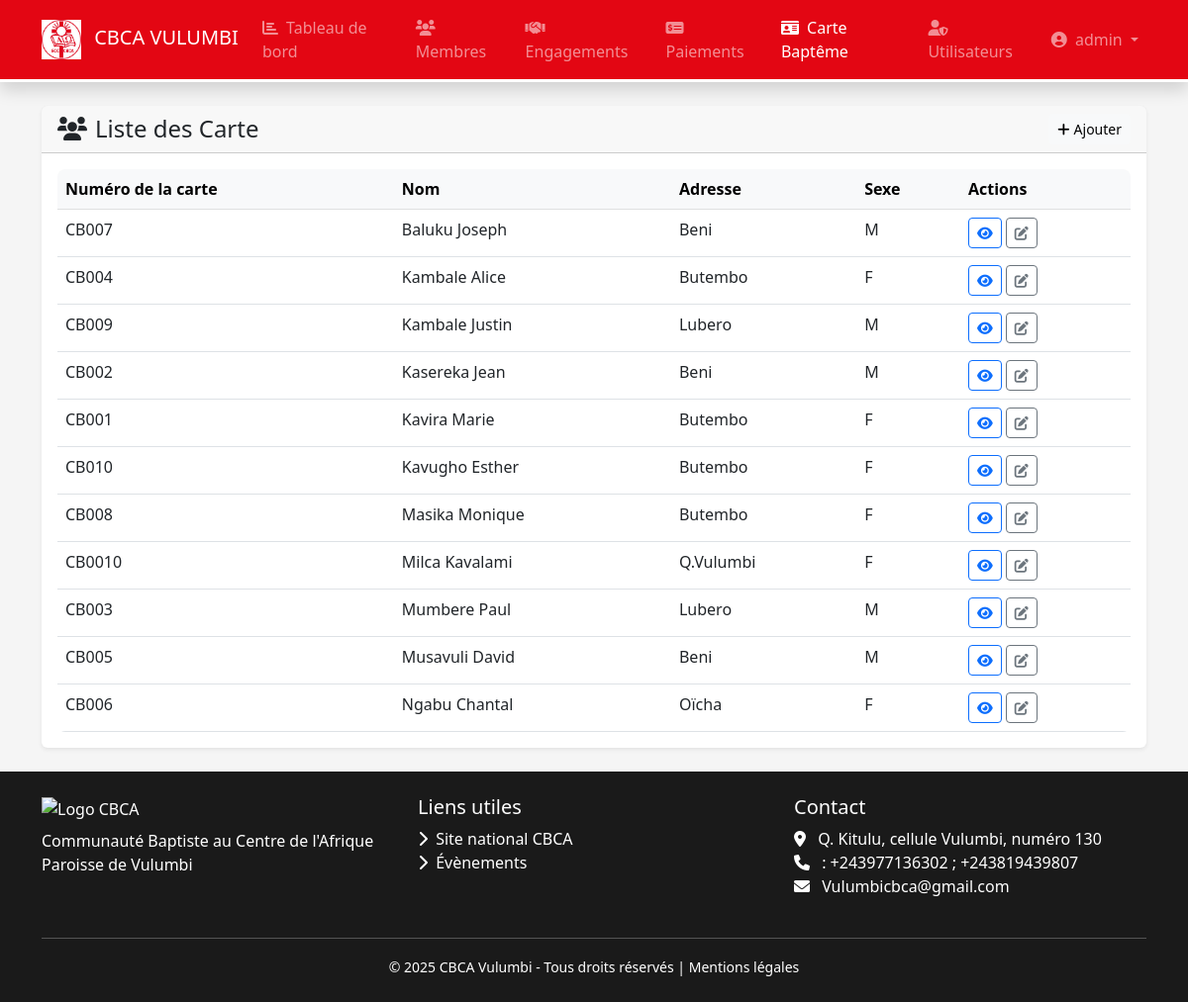
The app's page /carte (signed in) with its own data.
### models.py (models this page shows, shortened)
class User(db.Model, UserMixin):
    __tablename__ = 'users'
    id = db.Column(db.Integer, primary_key=True)
    username = db.Column(db.String(50), unique=True, nullable=False)
    password_hash = db.Column(db.String(128), nullable=False)
    role = db.Column(db.String(20), default='user')
    last_login = db.Column(db.DateTime)
    created_at = db.Column(db.DateTime, default=datetime.utcnow)

class CarteBapteme(db.Model):
    __tablename__='cartebapteme'
    id = db.Column(db.Integer, primary_key=True)
    numero = db.Column(db.String(100), nullable=False)
    nom = db.Column(db.String(100), nullable=False)
    adresse = db.Column(db.String(200))
    date_naissance = db.Column(db.Date)
    sexe = db.Column(db.String(1))
    photo = db.Column(db.String(100))
    created_at = db.Column(db.DateTime, default=datetime.utcnow)
    membre = db.relationship('Membre', backref='cartebapteme', lazy=True)

### app.py (the view)
@app.route('/carte')
@login_required
def liste_carte():
    from models import CarteBapteme
    search = request.args.get('search', '').strip()
    query = CarteBapteme.query
    if search:
        query = query.filter(CarteBapteme.nom.ilike(f'%{search}%'))
    cartes = query.order_by(CarteBapteme.nom).all()
    return render_template('carte/liste.html', title="Cartes de baptême", cartes=cartes, search=search)

### app.py (called while the page is built)
@login_manager.user_loader
def load_user(user_id):
    from models import User
    return User.query.get(int(user_id))

### templates/carte/liste.html (shortened to what this page needs)
{% extends "base.html" %}
{% block content %}
<div class="card shadow-sm border-0">
    <div class="card-header bg-cbca --text-color">
        <div class="d-flex justify-content-between align-items-center">
            <h4 class="mb-0"><i class="fas fa-users me-2"></i>Liste des Carte </h4>
            <a href="{{ url_for('ajouter_carte') }}" class="btn btn-light btn-sm">
                <i class="fas fa-plus me-1"></i>Ajouter
            </a>
        </div>
    </div>
    <div class="card-body">
        <div class="table-responsive">
            <table class="table table-hover">
                <thead class="table-light">
                    <tr>
                        <th>Numéro de la carte</th>
                        <th>Nom</th>
                        <th>Adresse</th>
                        <th>Sexe</th>
                        <th>Actions</th>
                    </tr>
                </thead>
                <tbody>
                    {% for carte in cartes %}
                    <tr>
                        <td>{{ carte.numero }}</td>
                        <td>{{ carte.nom }}</td>
                        <td>{{ carte.adresse or '-' }}</td>
                        <td>{{ carte.sexe}}</td>
                        <td>
                            <a href="#" class="btn btn-sm btn-outline-primary" data-bs-toggle="modal" data-bs-target="#modalDetail{{ carte.id }}">
                                <i class="fas fa-eye"></i>
                            </a>
                            <a href="#" class="btn btn-sm btn-outline-secondary" data-bs-toggle="modal" data-bs-target="#modalEdit{{ carte.id }}">
                                <i class="fas fa-edit"></i>
                            </a>
                        </td>
                    </tr>
                    {% endfor %}
                </tbody>
            </table>
        </div>
    </div>
</div>
{% endblock %}

### templates/base.html (shortened to what this page needs)
<!DOCTYPE html>
<html lang="fr">
<head>
    <link href="https://cdn.jsdelivr.net/npm/bootstrap@5.3.0/dist/css/bootstrap.min.css" rel="stylesheet">
    <link href="https://cdnjs.cloudflare.com/ajax/libs/font-awesome/6.0.0/css/all.min.css" rel="stylesheet">
    <link rel="stylesheet" href="{{ url_for('static', filename='css/style.css') }}">
</head>
<body>
<nav class="navbar navbar-expand-lg navbar-dark navbar-cbca shadow">
    <div class="container">
        <a class="navbar-brand" href="{% if current_user.is_authenticated and current_user.role == 'membre' %}{{ url_for('accueil_membre') }}{% else %}{{ url_for('accueil') }}{% endif %}">
            <img src="{{ url_for('static', filename='logo.JPG') }}" alt="Logo CBCA" height="40" class="me-2">
            <span class="d-none d-md-inline">CBCA VULUMBI</span>
        </a>
        <div class="collapse navbar-collapse" id="navbarContent">
            <ul class="navbar-nav me-auto">
                {% if current_user.is_authenticated and current_user.role == 'admin' %}
                    <li class="nav-item">
                        <a class="nav-link {% if request.endpoint == 'accueil' %}active{% endif %}" href="{{ url_for('accueil') }}">
                            <i class="fas fa-chart-bar me-1"></i> Tableau de bord
                        </a>
                    </li>
                    <li class="nav-item">
                        <a class="nav-link {% if request.endpoint and request.endpoint.startswith('liste_membres') %}active{% endif %}" href="{{ url_for('liste_membres') }}">
                            <i class="fas fa-users me-1"></i> Membres
                        </a>
                    </li>
                    <li class="nav-item">
                        <a class="nav-link {% if request.endpoint and request.endpoint.startswith('liste_engagements') %}active{% endif %}" href="{{ url_for('liste_engagements') }}">
                            <i class="fas fa-handshake me-1"></i> Engagements
                        </a>
                    </li>
                    <li class="nav-item">
                        <a class="nav-link {% if request.endpoint and request.endpoint.startswith('liste_paiements') %}active{% endif %}" href="{{ url_for('liste_paiements') }}">
                            <i class="fas fa-money-check-alt me-1"></i> Paiements
                        </a>
                    </li>
                    <li class="nav-item">
                        <a class="nav-link {% if request.endpoint and request.endpoint.startswith('liste_carte') %}active{% endif %}" href="{{ url_for('liste_carte') }}">
                            <i class="fas fa-id-card me-1"></i> Carte Baptême
                        </a>
                    </li>
                    <li class="nav-item">
                        <a class="nav-link {% if request.endpoint and request.endpoint.startswith('liste_utilisateurs') %}active{% endif %}" href="{{ url_for('liste_utilisateurs') }}">
                            <i class="fas fa-user-shield me-1"></i> Utilisateurs
                        </a>
                    </li>
                {% endif %}
            </ul>
            <ul class="navbar-nav">
                {% if current_user.is_authenticated %}
                <li class="nav-item dropdown">
                    <a class="nav-link dropdown-toggle" href="#" id="userDropdown" data-bs-toggle="dropdown">
                        <i class="fas fa-user-circle me-1"></i> {{ current_user.username }}
                    </a>
                </li>
                {% else %}
                <li class="nav-item">
                    <a class="nav-link" href="{{ url_for('login') }}">
                        <i class="fas fa-sign-in-alt me-1"></i> Connexion
                    </a>
                </li>
                {% endif %}
            </ul>
        </div>
    </div>
</nav>
<main class="container my-4 flex-grow-1">
    {% block content %}{% endblock %}
</main>
<footer class="py-4 text-white">
    <div class="container">
        <div class="row">
            <div class="col-md-4 mb-3">
                <img src="{{ url_for('static', filename='images/logo-cbca-white.png') }}" alt="Logo CBCA" height="50">
                <p class="mt-2 mb-0">Communauté Baptiste au Centre de l'Afrique<br>Paroisse de Vulumbi</p>
            </div>
            <div class="col-md-4 mb-3">
                <h5>Liens utiles</h5>
                <ul class="list-unstyled">
                    <li><a href="#" class="text-white text-decoration-none"><i class="fas fa-chevron-right me-1"></i> Site national CBCA</a></li>
                    <li><a href="https://www.bing.com/ck/a?!&&p=1d14503afc3ae7288a9dafbea88a6fae0a4e4fc865662607309451a5b9782316JmltdHM9MTc1NTU2MTYwMA&ptn=3&ver=2&hsh=4&fclid=2bdc9d18-43a1-656a-25f7-8b0b47a163b1&psq=CBCA&u=a1aHR0cHM6Ly93d3cub2lrb3VtZW5lLm9yZy9mci9tZW1iZXItY2h1cmNoZXMvY29tbXVuaXR5LW9mLWJhcHRpc3QtY2h1cmNoZXMtaW4tY2VudHJhbC1hZnJpY2EjOn46dGV4dD1UaGUlMjBDb21tdW5pdHklMjBvZiUyMEJhcHRpc3QlMjBDaHVyY2hlcyUyMGluJTIwQ2VudHJhbCUyMEFmcmljYSxvZiUyMENvbmdvLiUyMFRoZSUyMGNodXJjaCUyMGJlY2FtZSUyMGluZGVwZW5kZW50JTIwaW4lMjAxOTY0Lg&ntb=1" class="text-white text-decoration-none"><i class="fas fa-chevron-right me-1"></i> Évènements</a></li>
                </ul>
            </div>
            <div class="col-md-4 mb-3">
                <h5>Contact</h5>
                <address>
                    <i class="fas fa-map-marker-alt me-2"></i> Q. Kitulu, cellule Vulumbi, numéro 130<br>
                    <i class="fas fa-phone me-2"></i> : +243977136302 ; +243819439807<br>
                    <i class="fas fa-envelope me-2"></i> Vulumbicbca@gmail.com
                </address>
            </div>
        </div>
        <hr class="my-2 bg-light">
        <div class="text-center pt-2">
            <small>&copy; 2025 CBCA Vulumbi - Tous droits réservés | <a href="#" class="text-white text-decoration-none">Mentions légales</a></small>
        </div>
    </div>
</footer>
</body>
</html>

### static/style.css (style rules this page uses)
body { font-family: 'Segoe UI', 'Roboto', sans-serif; background-color: var(--cbcagray); }
.navbar-cbca { border-bottom: 3px solid white; }
.table-responsive { border-radius: 8px; overflow: hidden; }
.table { margin-bottom: 0; }
.table thead th { background-color: #f8f9fa; border-bottom-width: 1px; font-weight: 600; }
.card-header { font-weight: 600; }

### templates/base.html (style rules this page uses)
:root { --cbcared:#e30613; --cbcawhite:#fff; --cbcadark:#1a1a1a; --cbcagray:#f5f5f5; }
body { font-family: 'Segoe UI', Tahoma, Geneva, Verdana, sans-serif; background: var(--cbcagray); display:flex; flex-direction:column; min-height:100vh; }
.navbar-cbca { background-color: var(--cbcared); border-bottom: 3px solid white; }
footer { background: var(--cbcadark); margin-top:auto; }

### records on screen
User: username "admin"
CarteBapteme: numero "CB007", nom "Baluku Joseph", adresse "Beni", sexe "M"
CarteBapteme: numero "CB004", nom "Kambale Alice", adresse "Butembo", sexe "F"
CarteBapteme: numero "CB009", nom "Kambale Justin", adresse "Lubero", sexe "M"
CarteBapteme: numero "CB002", nom "Kasereka Jean", adresse "Beni", sexe "M"
CarteBapteme: numero "CB001", nom "Kavira Marie", adresse "Butembo", sexe "F"
CarteBapteme: numero "CB010", nom "Kavugho Esther", adresse "Butembo", sexe "F"
CarteBapteme: numero "CB008", nom "Masika Monique", adresse "Butembo", sexe "F"
CarteBapteme: numero "CB0010", nom "Milca Kavalami", adresse "Q.Vulumbi", sexe "F"
CarteBapteme: numero "CB003", nom "Mumbere Paul", adresse "Lubero", sexe "M"
CarteBapteme: numero "CB005", nom "Musavuli David", adresse "Beni", sexe "M"
CarteBapteme: numero "CB006", nom "Ngabu Chantal", adresse "Oïcha", sexe "F"
